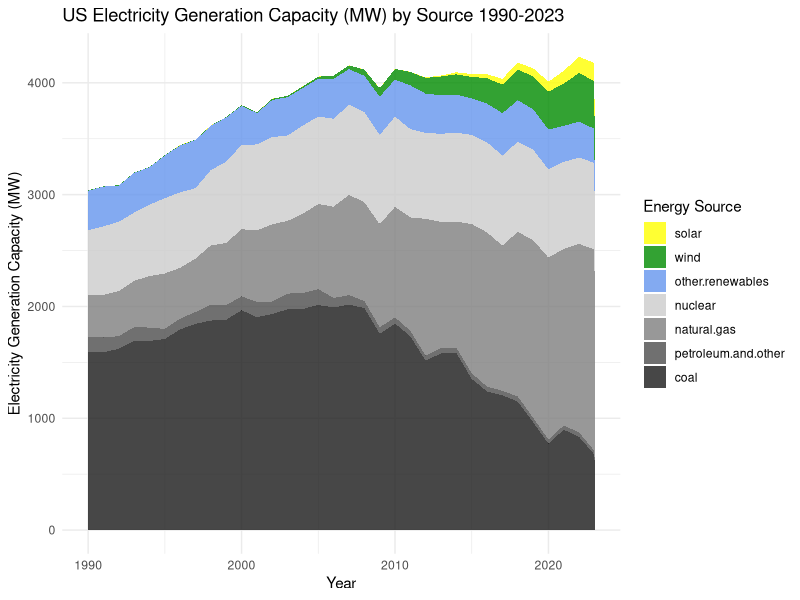
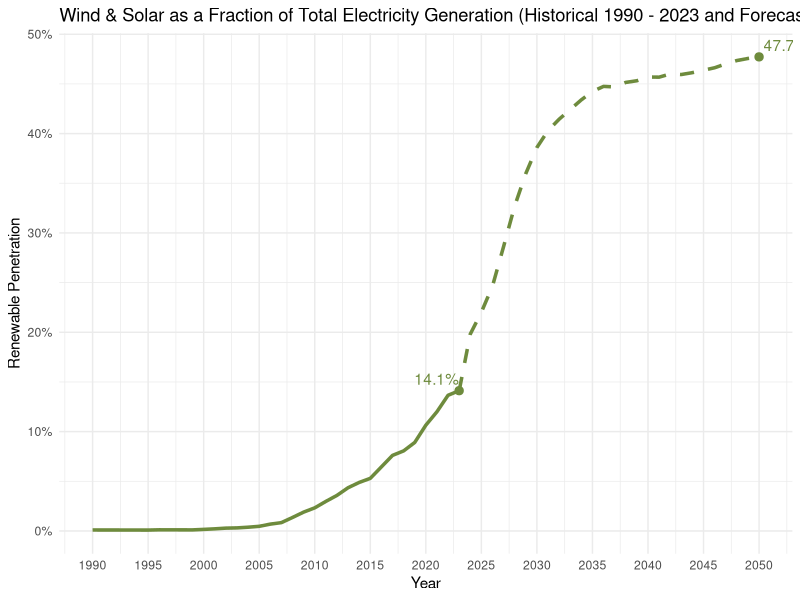
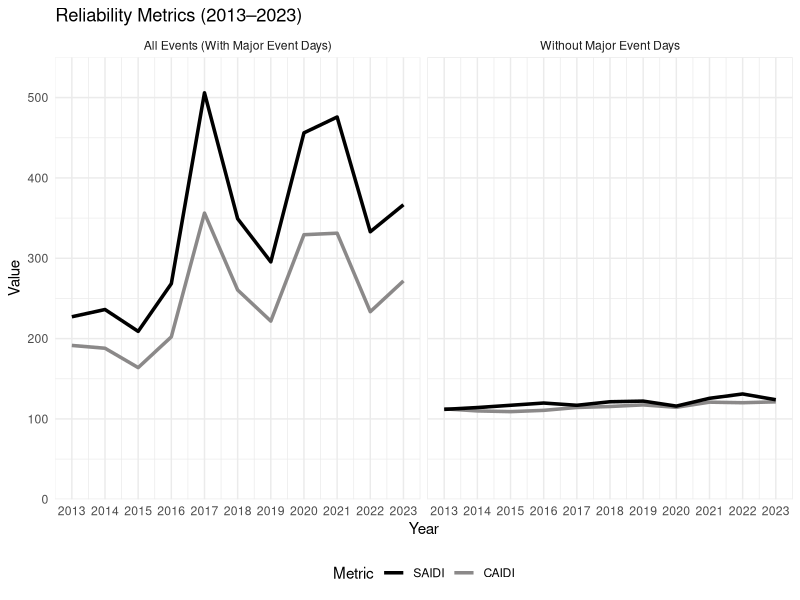
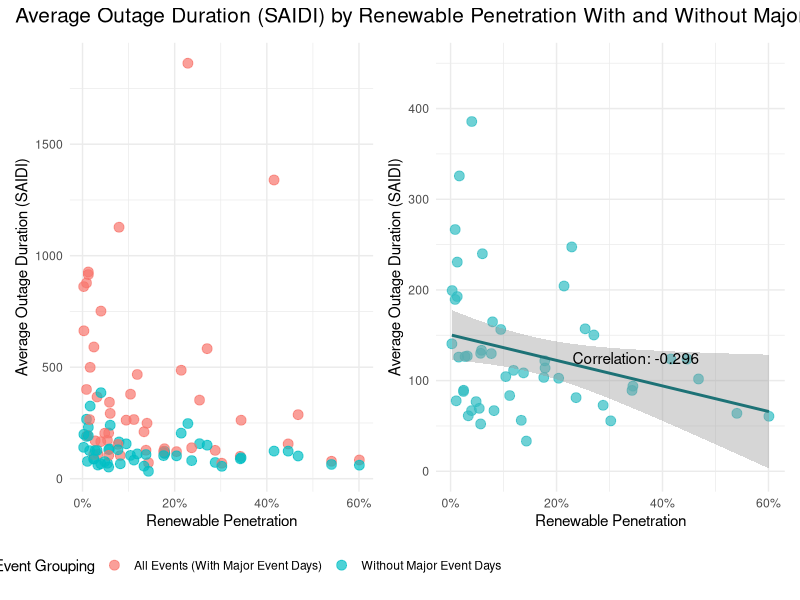
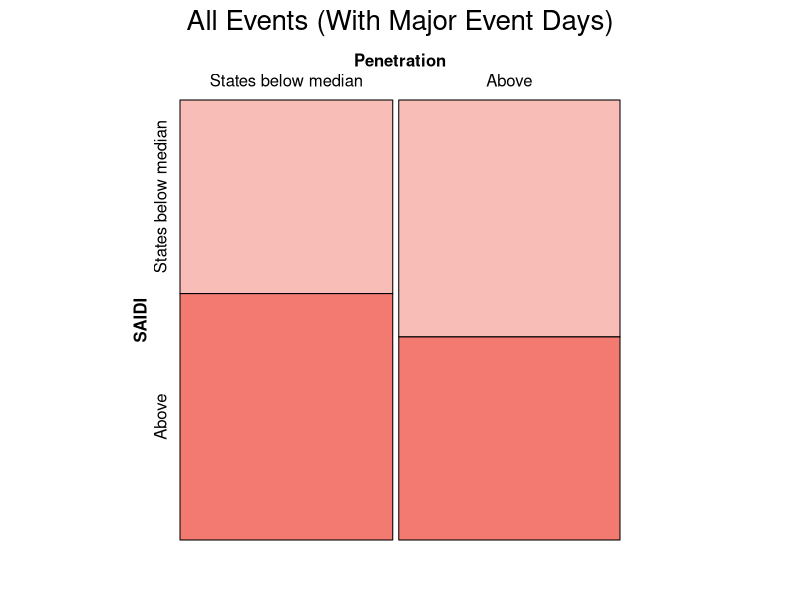
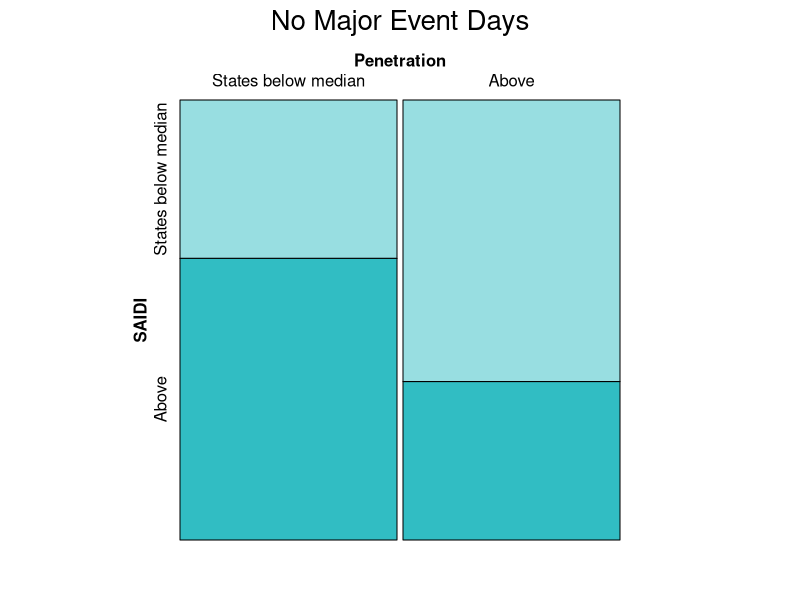
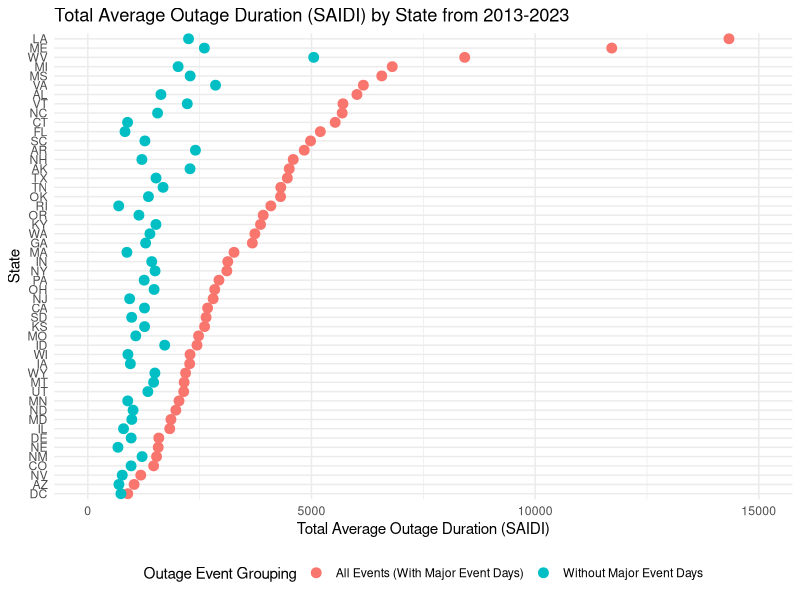
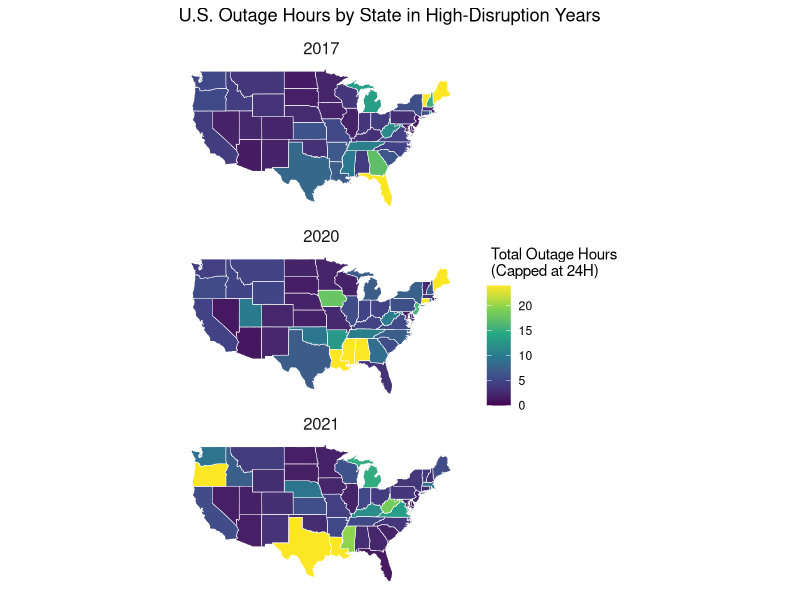

R code for these plots, in order:
## ---- chunk 1
suppressPackageStartupMessages(library(ggplot2))
suppressPackageStartupMessages(library(dplyr))
suppressPackageStartupMessages(library(tidyr))
suppressPackageStartupMessages(library(scales))
suppressPackageStartupMessages(library(sf))
suppressPackageStartupMessages(library(maps))
suppressPackageStartupMessages(library(viridis))
suppressPackageStartupMessages(library(readr))
suppressPackageStartupMessages(library(vcd))
suppressPackageStartupMessages(library(patchwork))
suppressPackageStartupMessages(library(gridExtra))
## ---- chunk 2
us_gen_data <- read.csv("US_generation.csv")

colnames(us_gen_data)[1] <- "Year"

us_gen_data <- us_gen_data |>
  filter(Year >= 1990)

data1_long <- us_gen_data |>
  select(Year, wind, solar, `coal`, `natural.gas`, `nuclear`, `other.renewables`, `petroleum.and.other`) |>
  pivot_longer(cols = -Year, names_to = "Energy_Source", values_to = "Generation")

# Set factor levels (wind and solar at the top)
data1_long$Energy_Source <- factor(data1_long$Energy_Source, 
                                  levels = c("solar","wind","other.renewables", "nuclear", "natural.gas",
                                             "petroleum.and.other", "coal"))
# Area Chart
ggplot(data1_long, aes(x = Year, y = Generation, fill = Energy_Source)) +
  geom_area(alpha = 0.8, position = "stack") +
  scale_fill_manual(values = c("coal" = "gray10", 
                               "natural.gas" = "gray50", 
                               "nuclear" = "gray80", 
                               "other.renewables" = "cornflowerblue", 
                               "petroleum.and.other" = "gray30",
                               "wind" = "green4",
                               "solar" = "yellow")) +
  labs(title = "US Electricity Generation Capacity (MW) by Source 1990-2023",
       x = "Year",
       y = "Electricity Generation Capacity (MW)",
       fill = "Energy Source") +
  theme_minimal()
## ---- chunk 3

# Add a new column to calculate the fraction of wind + solar generation
data2 <- us_gen_data |>
  mutate(
    Total_Generation = wind + solar + coal + natural.gas + nuclear + other.renewables + petroleum.and.other,
    Wind_Solar_Fraction = (wind + solar) / Total_Generation
  )

# Find the last data point
last_point <- data2 |> filter(Year == max(Year))

# Load and prepare the forecast data in R
forecast <- read.csv("Renewable_Energy_Forecast.csv") |>
  select(Year, Solar_Wind_Fraction) |>
  rename(Solar_Wind_Fraction = Solar_Wind_Fraction)

# Combine the historical and forecast data for plotting
combined_data <- bind_rows(
  data2 |> select(Year, Wind_Solar_Fraction) |> rename(Fraction = Wind_Solar_Fraction),
  forecast |> rename(Fraction = Solar_Wind_Fraction)
)

# Find the last data point
last_point2 <- forecast |> filter(Year == max(Year))

# Plot with the forecast
ggplot(data2, aes(x = Year, y = Wind_Solar_Fraction)) +
  geom_line(color = "darkolivegreen4", linewidth = 1.2) +
  geom_line(data = forecast, aes(x = Year, y = Solar_Wind_Fraction),
            color = "darkolivegreen4", linetype = "dashed", linewidth = 1.2) +
  geom_point(data = last_point, aes(x = Year, y = Wind_Solar_Fraction), 
             size = 2.5, color = "darkolivegreen4") +
  geom_text(data = last_point, aes(label = scales::percent(Wind_Solar_Fraction, accuracy = 0.1)),
            vjust = -0.5, hjust = 1, color = "darkolivegreen4") +
  geom_text(data = forecast |> filter(Year == 2050),
            aes(x = Year, y = Solar_Wind_Fraction,
                label = scales::percent(Solar_Wind_Fraction, accuracy = 0.1)),
            vjust = -0.5, hjust = -0.1, color = "darkolivegreen4") + 
 geom_point(data = last_point2, aes(x = Year, y = Solar_Wind_Fraction), 
             size = 2.5, color = "darkolivegreen4") +
  labs(title = "Wind & Solar as a Fraction of Total Electricity Generation (Historical 1990 - 2023 and Forecast 2024-2050)",
       x = "Year",
       y = "Renewable Penetration") +
  theme_minimal() +
  scale_y_continuous(labels = scales::percent_format())+
  scale_x_continuous(breaks = seq(1990, 2050, by = 5)) 
## ---- chunk 4

t1_reliability <- read.csv("T1_Reliability.csv")

t1_reliability <- t1_reliability |>
   filter(`Event_Category` %in% c("IEEE_All_Events", "IEEE_No_Major_Events"))

t1_reliability$Year <- as.integer(t1_reliability$Year)

# Reshape the data to a long format for plotting
data3_long <- t1_reliability  |>
  pivot_longer(cols = c(SAIDI, CAIDI), names_to = "Metric", values_to = "Value")

# Plot the line graph faceted by Event Category
ggplot(data3_long, aes(x = Year, y = Value, color = Metric)) +
  geom_line(linewidth = 1.2) +
  scale_x_continuous(breaks = seq(2013, 2023, 1)) +
  scale_y_continuous(limits = c(0, 550), expand = c(0, 0)) + 
  scale_color_manual(values = c("SAIDI" = 'black',"CAIDI" = 'snow4'),
                     breaks = c("SAIDI","CAIDI")) +
  labs(title = "Reliability Metrics (2013–2023)",
       x = "Year",
       y = "Value",
       color = "Metric") +
  facet_wrap(~ `Event_Category`,
             labeller = labeller(`Event_Category` = c("IEEE_All_Events" = "All Events (With Major Event Days)",
                                                      "IEEE_No_Major_Events" = "Without Major Event Days"))) +
  theme_minimal() +
  theme(legend.position = 'bottom')
## ---- chunk 5
# Load reliability metrics (SAIDI) from 2013-2023 by state
t4_rbs <- read_csv("T4_ReliabilityByState.csv")

# Pivot longer by state and filter to IEEE All Events
data_rbs <- t4_rbs |>
  pivot_longer(cols = c('CT':'HI'),names_to = 'state', values_to = 'SAIDI') |>
  filter(Method == 'IEEE',
         Event_Grouping == 'All Events (With Major Event Days)')

# Create 2023-only version with major event days
rbs_2023 <- data_rbs |>
  filter(Census_Division == '2023') |>
  select(state, SAIDI)

# Create 2023-only version without major event days
rbs_2023_no_major <- t4_rbs |>
  pivot_longer(cols = c('CT':'HI'),names_to = 'state', values_to = 'SAIDI') |>
  filter(Method == 'IEEE',
         Event_Grouping == 'Without Major Event Days',
         Census_Division == '2023') |>
  select(state, SAIDI)

# Load renewable penetration from 2023 by state
state_generation_2023 <- read_csv('state_generation_2023.csv')

# Calculate generation by energy type by state
state_generation_2023 <- state_generation_2023 |>
  group_by(state, source) |>
  summarise(generation = sum(generation))

# Derive renewable penetration from generation
state_pen_2023 <- state_generation_2023 |>
  pivot_wider(names_from = source, values_from = generation, values_fill = 0) |>
  mutate(total_gen = coal + natural.gas + other.renewables + petroleum.and.other + solar + wind + nuclear,
         wind_solar = wind + solar,
         w_s_pen = wind_solar/total_gen)

# Create combo dataset that disregards event grouping type
rbs_2023_combo <- t4_rbs |>
  pivot_longer(cols = c('CT':'HI'),names_to = 'state', values_to = 'SAIDI') |>
  filter(Method == 'IEEE',
         Event_Grouping %in% c('Without Major Event Days','All Events (With Major Event Days)'),
         Census_Division == '2023') |>
  select(state, SAIDI, Event_Grouping)

# Join reliability (SAIDI) with renewable penetration by state with major event days
scatter_state_2023 <- state_pen_2023 |>
  left_join(rbs_2023, by = 'state') |>
  select(state, w_s_pen, SAIDI)

# Join reliability (SAIDI) with renewable penetration by state without major event days
scatter_state_2023_no_major <- state_pen_2023 |>
  left_join(rbs_2023_no_major, by = 'state') |>
  select(state, w_s_pen, SAIDI)

# Join reliability (SAIDI) with renewable penetration by state for combo version 
scatter_state_2023_combo <- state_pen_2023 |>
  left_join(rbs_2023_combo, by = 'state') |>
  select(state, w_s_pen, SAIDI, Event_Grouping)

# Store scatter plot colored by event grouping type
plot2 <- ggplot(data = scatter_state_2023_combo, mapping = aes(x = w_s_pen, y = SAIDI, color = Event_Grouping)) +
  geom_point(alpha = .7, size = 3) +
  # coord_cartesian(ylim = c(0,1850)) + 
  scale_x_continuous(labels = scales::percent_format()) +
  labs(x = "Renewable Penetration",
       y = "Average Outage Duration (SAIDI)",
       color = "Outage Event Grouping") +
  theme_minimal() +
  theme(legend.position = 'bottom')

# Get rid of Hawaii (NA) to calculate correlation coefficient
no_hawaii <-scatter_state_2023_no_major |>
  filter(state != 'HI')

# Calc corr coeff
cc <- cor(no_hawaii$w_s_pen, no_hawaii$SAIDI)

# Store second scatter plot, a version zoomed in on without major event days that includes a regression
plot3 <- ggplot(data = filter(scatter_state_2023_combo, Event_Grouping == 'Without Major Event Days'), mapping = aes(x = w_s_pen, y = SAIDI)) +
  geom_point(alpha = .7, size = 3, color = '#31bdc3') +
  geom_smooth(data = filter(scatter_state_2023_combo, Event_Grouping == 'Without Major Event Days'),
              method = 'lm',
              color = '#1d7276') +
  annotate("text", x = .35, y = 125, label = paste("Correlation:", round(cc, 3))) +
  coord_cartesian(ylim = c(0, 450)) +
  scale_x_continuous(labels = scales::percent_format()) +
  labs(x = "Renewable Penetration",
       y = "Average Outage Duration (SAIDI)") +
  theme_minimal()

# Patch plots together
plot2 + plot3 +
  plot_layout(widths = c(2, 2.3)) +
  plot_annotation(title = 'Average Outage Duration (SAIDI) by Renewable Penetration With and Without Major Events in 2023',
                  theme = theme(plot.title = element_text(size = 15)))
## ---- chunk 6
# Store median of renewable penetration and of SAIDI with major events
all_events_pen_med <- median(scatter_state_2023$w_s_pen)
all_events_SAIDI_med <- median(scatter_state_2023$SAIDI)

# Prep data with major events for mosaic plot
all_events_mos <- scatter_state_2023 |>
  mutate(Penetration = factor(if_else(w_s_pen >= all_events_pen_med, 'Above', 'States below median'),
                              levels = c('States below median','Above')),
         SAIDI = factor(if_else(SAIDI >= all_events_SAIDI_med, 'Above', 'States below median'),
                        levels = c('States below median','Above'))) |>
  select(-w_s_pen)

# Store median of renewable penetration and of SAIDI without major events
no_major_pen_med <- median(no_hawaii$w_s_pen)
no_major_SAIDI_med <- median(no_hawaii$SAIDI)

# Prep data without major events for mosaic plot
no_major_mos <- no_hawaii |>
  mutate(Penetration = factor(if_else(w_s_pen >= no_major_pen_med, 'Above', 'States below median'),
                              levels = c('States below median','Above')),
         SAIDI = factor(if_else(SAIDI >= no_major_SAIDI_med, 'Above', 'States below median'),
                        levels = c('States below median','Above'))) |>
  select(-w_s_pen)

# Create mosaic plots for both event grouping types
mosaic(SAIDI ~ Penetration, all_events_mos, direction = c("v", "h"),
       main = "All Events (With Major Event Days)",
       highlighting_fill = c('#f37a717F','#f37a71'))
mosaic(SAIDI ~ Penetration, no_major_mos, direction = c("v", "h"),
       main = 'No Major Event Days',
       highlighting_fill = c('#31bdc37F','#31bdc3'))
## ---- chunk 7
# Sum SAIDI across the decade of data with all major events
decade_SAIDI_all <- data_rbs |>
  filter(state != 'HI') |>
  group_by(state) |>
  summarise(SAIDI_all = sum(SAIDI))

# Sum SAIDI across the decade of data without major events
decade_SAIDI_nm <- t4_rbs |>
  pivot_longer(cols = c('CT':'HI'),names_to = 'state', values_to = 'SAIDI') |>
  filter(Method == 'IEEE',
         Event_Grouping == 'Without Major Event Days',
         state != 'HI') |>
  group_by(state) |>
  summarise(SAIDI_nm = sum(SAIDI))

# Join datasets
bar <- decade_SAIDI_all |>
  left_join(decade_SAIDI_nm, by = 'state')

# Order states by SAIDI with all major events
bar$state <- reorder(bar$state, bar$SAIDI_all)

# Create Cleveland dotplot colored by event grouping type
ggplot(bar, mapping = aes(y = state, x = SAIDI_all, color = 'All Events (With Major Event Days)')) +
  geom_point(size = 3) +
  geom_point(size = 3, mapping = aes(x = SAIDI_nm, color = 'Without Major Event Days')) +
  scale_x_continuous(limits = c(0, 15000)) +
  labs(x = 'Total Average Outage Duration (SAIDI)',
       y = 'State',
       title = 'Total Average Outage Duration (SAIDI) by State from 2013-2023',
       color = 'Outage Event Grouping') +
  theme_minimal() +
  theme(legend.position = 'bottom')
## ---- chunk 8

data5 <- read.csv("T4_ReliabilityByState.csv")
# State abbreviations and full names
state_abbrev <- tibble(
  state_full = tolower(state.name),
  state_abbrev = state.abb
)

filtered_data5 <- data5 |>
  filter(Method == "IEEE", 
         Event_Grouping == "All Events (With Major Event Days)",
         Census_Division %in% c(2017, 2020, 2021),
         !is.na(Census_Division)) |>
  select(-Method, -Event_Grouping, -HI, -AK)

# Reshape the data into a long format
long_data5 <- filtered_data5 |>
  pivot_longer(cols = -Census_Division, names_to = "state_abbrev", values_to = "value")

# Convert values from minutes to hours and cap at 24 hours
long_data5 <- long_data5 |>
  mutate(value = pmin(value / 60, 24)) 

# Load state geometries
us_states <- st_as_sf(maps::map("state", plot = FALSE, fill = TRUE))
us_states <- us_states |>
  mutate(state_full = ID) |>
  left_join(state_abbrev, by = c("state_full" = "state_full")) 

# Merge data with geometries
mapped_data <- us_states |>
  left_join(long_data5, by = c("state_abbrev" = "state_abbrev")) |>
  filter(state_abbrev != "DC")

# Plot the map with facets for Census Division
ggplot(data = mapped_data) +
  geom_sf(aes(fill = value), color = "white", lwd = 0.2) +
  scale_fill_viridis_c(option = "viridis", na.value = "gray80", limits = c(0, 24)) +
  labs(title = "U.S. Outage Hours by State in High-Disruption Years",
       fill = " Total Outage Hours\n (Capped at 24H)") +
  facet_wrap(~ Census_Division, ncol = 1) + # Facet by Census Division
  theme_minimal() +
  theme(
    axis.text = element_blank(),
    axis.ticks = element_blank(),
    panel.grid = element_blank(),
    strip.text = element_text(size = 12) 
  )
## ---- chunk 9
# Read the data
saidi_data <- read.csv("Texas_Daily_SAIDI.csv")

# Convert Date column to Date type
saidi_data$Date <- as.Date(saidi_data$Date, format = "%m/%d/%y")

highlight_period <- data.frame(
  xmin = as.Date("2021-02-10"),
  xmax = as.Date("2021-02-25"),
  ymin = -Inf,
  ymax = Inf,
  label = "Winter Storm Uri"
)

# Plot the data
ggplot(saidi_data, aes(x = Date, y = Daily.SAIDI)) +
  geom_rect(data = highlight_period, 
            aes(xmin = xmin, xmax = xmax, ymin = ymin, ymax = ymax, fill = label),
            alpha = 0.8, inherit.aes = FALSE) +
  scale_fill_manual(name = "", values = c("Winter Storm Uri" = "#f3ff52")) +
  geom_line(color = "black", linewidth = .75) +
  labs(title = "Daily Outage Duration (SAIDI) in Texas in 2021",
       x = NULL,
       y = "Daily Outage Duration (SAIDI)") +
  theme_minimal() +
  theme(legend.position = "bottom")
